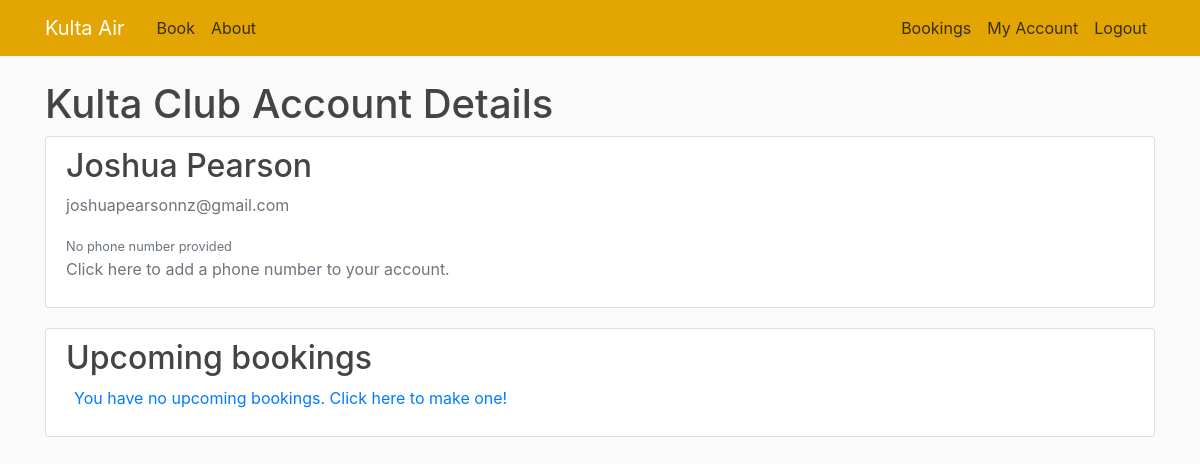
/customer (signed in), run on an earlier commit of the app's database.
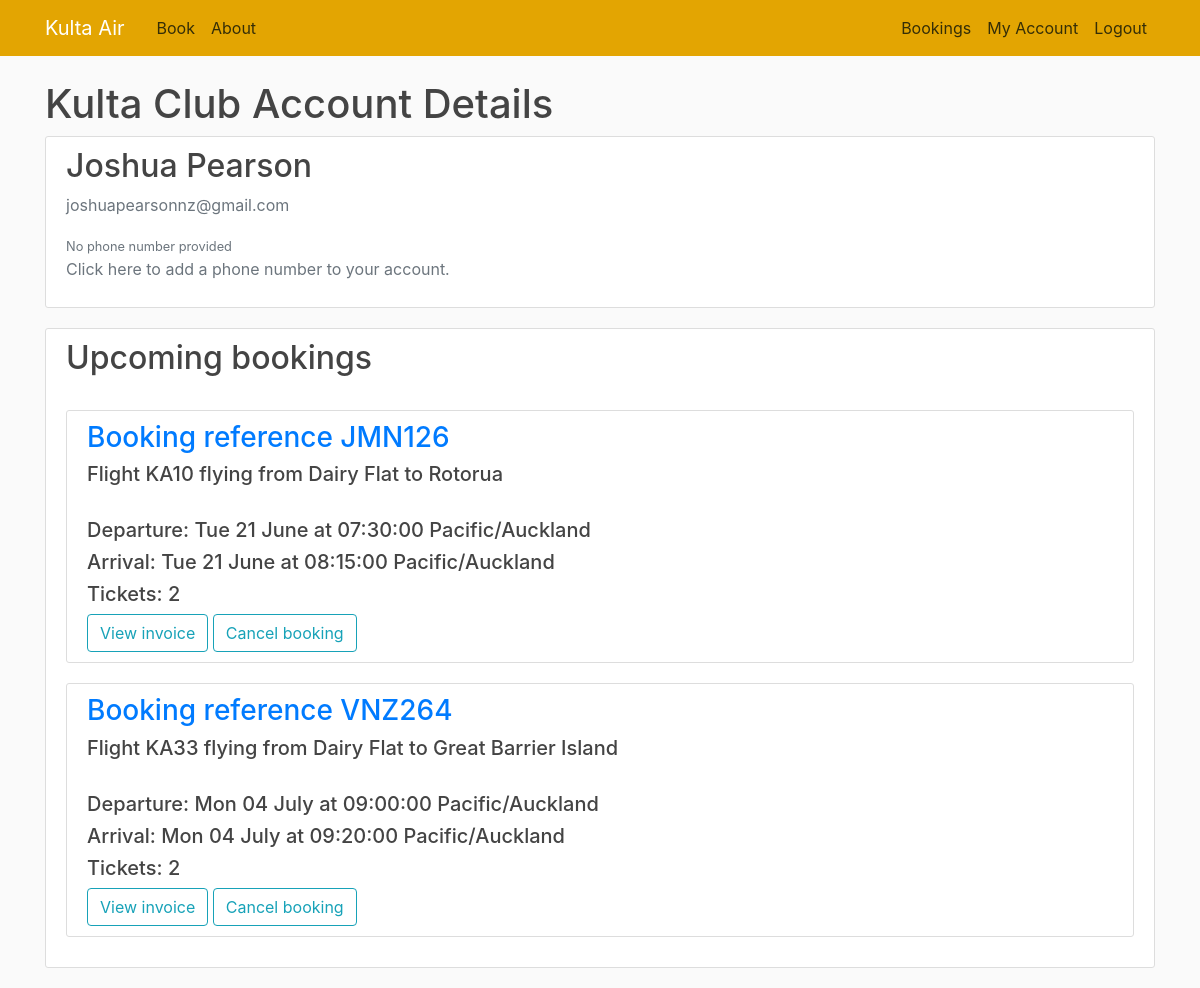
And on a later commit of the database.
### flightbookingapp/models.py (models this page shows, shortened)
class Customer(db.Model, UserMixin):
    id = db.Column(db.Integer, primary_key=True, unique=True)
    first_name = db.Column(db.VARCHAR(20), nullable=False)
    last_name = db.Column(db.VARCHAR(20), nullable=False)
    email = db.Column(db.VARCHAR(50), nullable=False, unique=True)
    phone_number = db.Column(db.Integer)
    password = db.Column(db.VARCHAR(60), default=None)
    bookings = db.relationship('Booking', backref='booked_customer', lazy=True)

class Booking(db.Model):
    booking_ref = db.Column(db.VARCHAR(6), primary_key=True, nullable=False, unique=True)
    customer = db.Column(db.Integer, db.ForeignKey('customer.id'), nullable=False)
    flight = db.Column(db.Integer, db.ForeignKey('departure.id'), nullable=False)
    tickets = db.Column(db.Integer, default=1)

class Departure(db.Model):
    id = db.Column(db.Integer, primary_key=True, nullable=False, unique=True)
    flight_number = db.Column(db.VARCHAR(10), db.ForeignKey('route.flight_code'), nullable=False)
    depart_date = db.Column(db.Date, nullable=False)
    stopover_date = db.Column(db.Date)
    arrival_date = db.Column(db.Date, nullable=False)
    price = db.Column(db.Float, nullable=False, default=0.00)
    booked_seats = db.Column(db.Integer, nullable=False, default=0)

class Airport(db.Model):
    int_code = db.Column(db.CHAR(4), primary_key=True, unique=True)
    name = db.Column(db.VARCHAR(50), nullable=False)
    timezone = db.Column(db.String(50))

class Route(db.Model):
    flight_code = db.Column(db.VARCHAR(10), primary_key=True, nullable=False, unique=True)
    depart_time = db.Column(db.Time, nullable=False)
    arrive_time = db.Column(db.Time, nullable=False)
    stopover_time = db.Column(db.Time)
    depart_airport = db.Column(db.CHAR(4), db.ForeignKey('airport.int_code'), nullable=False)
    arrive_airport = db.Column(db.CHAR(4), db.ForeignKey('airport.int_code'), nullable=False)
    stopover_airport = db.Column(db.CHAR(4), db.ForeignKey('airport.int_code'))
    plane = db.Column(db.Integer, db.ForeignKey('aircraft.id'), nullable=False)

### flightbookingapp/routes.py (the view)
@app.route('/customer', methods=['GET', 'POST'])
@login_required
def customer():
    if request.method == "POST":
        if request.form.get('cancel') == 'Cancel booking':
            cancel_booking(request.form.get('booking'))
            return redirect(url_for('customer'))
        if request.form.get('view') == 'View invoice':
            return redirect(url_for('invoice', booking_ref=request.form.get('booking'), surname=current_user.last_name))
    flight_info = collect_user_bookings()
    return render_template('customer.html', title='My Account', bookings=flight_info)

### flightbookingapp/models.py (called while the page is built)
@login_manager.user_loader
def load_customer(user_id):
    return Customer.query.get(int(user_id))

### flightbookingapp/routes.py (called while the page is built)
def collect_user_bookings():
    flight_info = {}
    for booking in current_user.bookings:
        departure = Departure.query.filter_by(id=booking.flight).first()
        route = Route.query.filter_by(flight_code=departure.flight_number).first()
        dep_airport = Airport.query.filter_by(int_code=route.depart_airport).first()
        arr_airport = Airport.query.filter_by(int_code=route.arrive_airport).first()
        flight_info[booking.booking_ref] = [booking, departure, route, dep_airport, arr_airport]
    return flight_info

### flightbookingapp/templates/customer.html
{% extends "layout.html" %}
{% block content %}
    <h1 class="account-heading"> Kulta Club Account Details </h1>
    <div class="content-section">
        <div class="media">
            <div class="media-body">
                <h2 class="account-heading">{{ current_user.first_name }} {{ current_user.last_name }}</h2>
                <p class="text-secondary">{{ current_user.email }}</p>
                {% if current_user.phone_number == None %}
                    <small class="text-secondary">No phone number provided</small>
                    <p class="text-secondary">Click here to add a phone number to your account.</p>
                {% else %}
                    <p class="text-secondary">{{ current_user.phone_number }}</p>
                    <p>Click here to update your phone number.</p>
                {% endif %}
            </div>
        </div>
    </div>
    {% include 'upcoming_bookings.html' %}
{% endblock content %}

### flightbookingapp/templates/layout.html (shortened to what this page needs)
<!DOCTYPE html>
<html lang="en">
<head>
    <link rel="stylesheet" href="https://cdn.jsdelivr.net/npm/bootstrap@4.3.1/dist/css/bootstrap.min.css"
>
    <link rel="stylesheet" type="text/css" href="{{ url_for('static', filename='main.css') }}">
</head>
<body>
<header class="site-header">
    <nav class="navbar navbar-expand-md navbar-dark bg-steel fixed-top">
        <div class="container">
            <a class="navbar-brand mr-4" href="/">Kulta Air</a>
            <div class="collapse navbar-collapse" id="navbarToggle">
                <div class="navbar-nav mr-auto">
                    <a class="nav-item nav-link" href="{{ url_for('home') }}">Book</a>
                    <a class="nav-item nav-link" href="{{ url_for('about') }}">About</a>
                </div>
                <div class="navbar-nav">
                    <a class="nav-item nav-link" href="{{ url_for('bookings') }}">Bookings</a>
                    {% if current_user.is_authenticated %}
                        <a class="nav-item nav-link" href="{{ url_for('customer') }}">My Account</a>
                        <a class="nav-item nav-link" href="{{ url_for('logout') }}">Logout</a>
                    {% else %}
                        <a class="nav-item nav-link" href="{{ url_for('login') }}">Login</a>
                        <a class="nav-item nav-link" href="{{ url_for('register') }}">Register</a>
                    {% endif %}
                </div>
            </div>
        </div>
    </nav>
</header>
<div class="container">
    {% block content %} {% endblock %}
</div>
</body>
</html>

### flightbookingapp/templates/upcoming_bookings.html (shortened to what this page needs)
<div class="content-section">
    <div class="media">
        <div class="media-body">
            <h2 class="bookings-heading">Upcoming bookings</h2>
            {% if bookings == {} %}
                <p class="text-secondary"><a class="ml-2" href="{{ url_for('home') }}">You have no upcoming bookings.
                    Click here to make one!</a></p>
            {% else %}
                <br>
                {% for booking, details in bookings.items() %}
                    <div class="content-section">
                        <form method="post" action="">
                            <h3 class="text-primary">Booking reference {{ booking.upper() }}</h3>
                            <h5>Flight {{ details[1].flight_number }} flying from {{ details[3].name }}
                                to {{ details[4].name }}</h5>
                            <br>
                            <h5>Departure: {{ (details[1].depart_date).strftime("%a %d %B") }} at
                                {{ details[2].depart_time }} {{ details[3].timezone }}</h5>
                            <h5>Arrival: {{ (details[1].arrival_date).strftime("%a %d %B") }} at
                                {{ details[2].arrive_time }} {{ details[4].timezone }}</h5>
                            <h5>Tickets: {{ details[0].tickets }}</h5>
                            <input type="submit" value="View invoice" name="view" class="btn btn-outline-info">
                            <input type="submit" value="Cancel booking" name="cancel" class="btn btn-outline-info">
                        </form>
                    </div>
                {% endfor %}
            {% endif %}
        </div>
    </div>
</div>

### flightbookingapp/static/main.css (style rules this page uses)
body { background: #fafafa; color: #333333; margin-top: 5rem; }
h1, h2, h3, h4, h5, h6 { color: #444444; }
.bg-steel { background-color: #e3a502; }
.site-header .navbar-nav .nav-link { color: #352e07; }
.content-section { background: #ffffff; padding: 10px 20px; border: 1px solid #dddddd; border-radius: 3px; margin-bottom: 20px; }

What changed in the data, as far as the page shows it:
added Booking: upper "JMN126", flight_number "KA10", name "Dairy Flat", name "Rotorua", depart_time "07:30:00", timezone "Pacific/Auckland", arrive_time "08:15:00", tickets "2"
now on this page (row edited): Departure: depart_date "Tue 21 June", arrival_date "Tue 21 June"
added Booking: upper "VNZ264", flight_number "KA33", name "Dairy Flat", name "Great Barrier Island", depart_time "09:00:00", timezone "Pacific/Auckland", arrive_time "09:20:00", tickets "2"
now on this page (row edited): Departure: depart_date "Mon 04 July", arrival_date "Mon 04 July"
Also different on the page:
text no longer shown: "You have no upcoming bookings. Click here to make one!"
